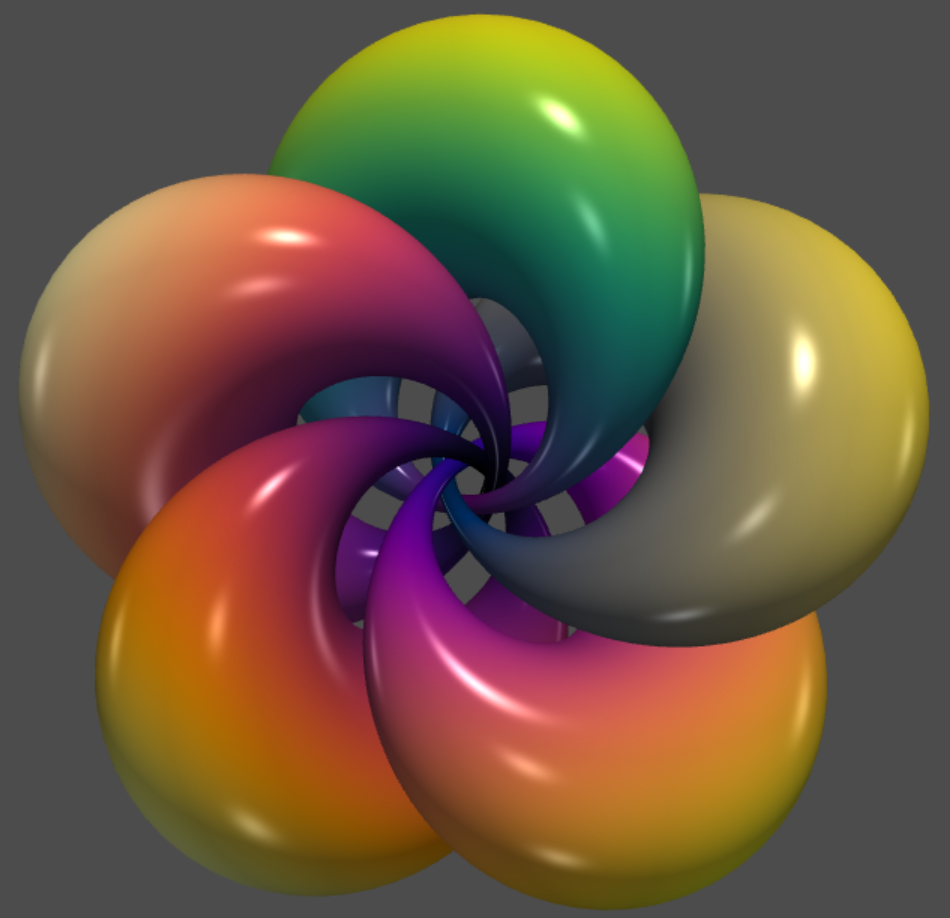

Recreate this plot in Python.
# -*- coding: utf-8 -*-
import pyvista as pv
import numpy as np
from pycyclides.cyclide import linkedCyclides

palettes = ["viridis", "magma", "inferno", "plasma", "cividis"]
lcs = linkedCyclides(5, 1.1)
pl = pv.Plotter()
for i,c in enumerate(lcs):
    c.point_data["distance"] = np.linalg.norm(c.points, axis=1)
    pl.add_mesh(
        c, smooth_shading=True, cmap=palettes[i], specular=5, 
        show_scalar_bar=False
    )
pl.camera.position = (0,25,0)
pl.show()
    
